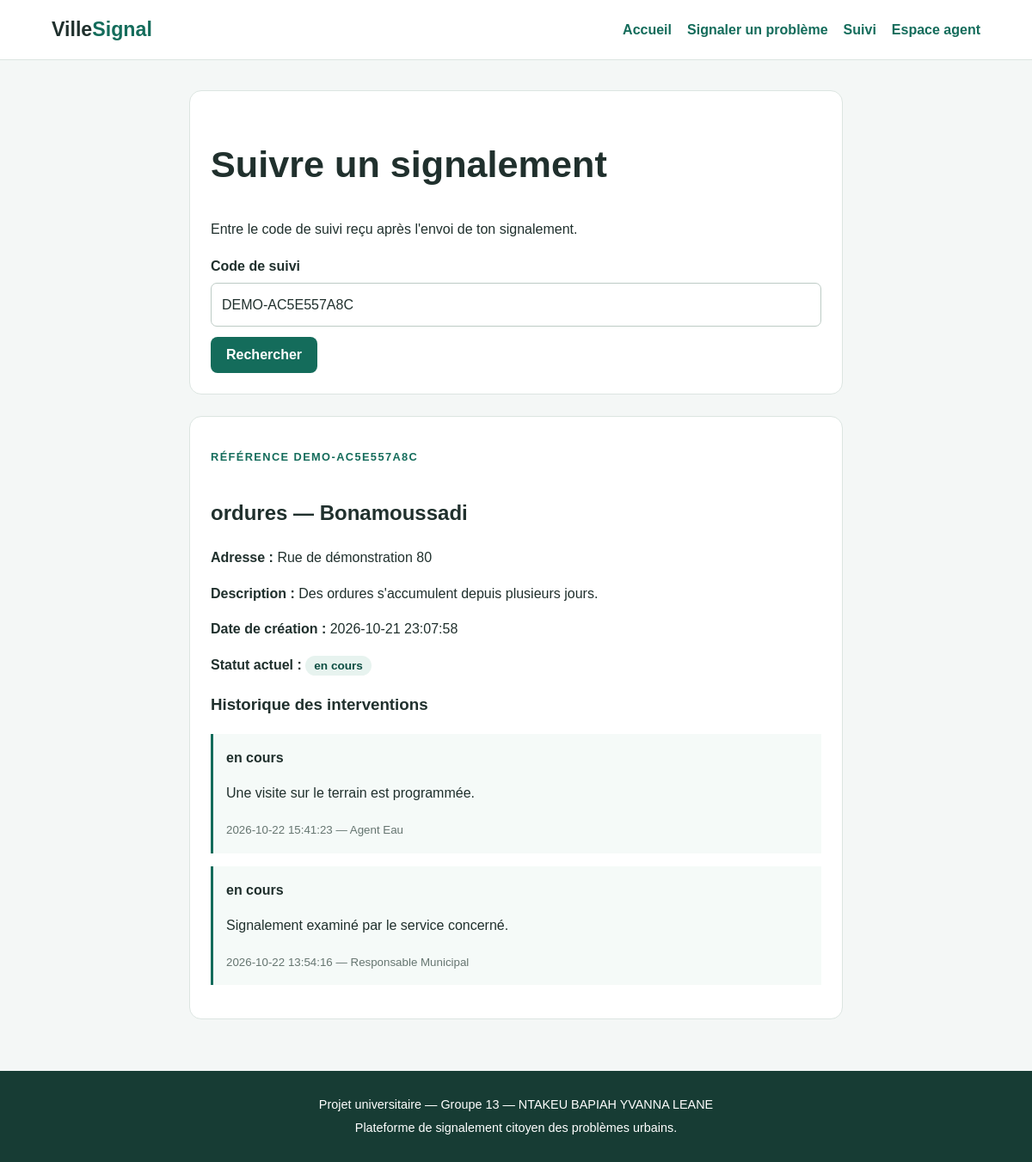
/suivi?code=DEMO-AC5E557A8C, run on the app's committed database.
### tables this page shows
CREATE TABLE signalements (
    id INTEGER PRIMARY KEY AUTOINCREMENT,
    categorie_id INTEGER NOT NULL,
    quartier_id INTEGER NOT NULL,
    description TEXT NOT NULL
        CHECK (length(trim(description)) >= 20),
    photo TEXT,
    adresse TEXT NOT NULL,
    telephone_citoyen TEXT NOT NULL,
    date_creation TEXT NOT NULL DEFAULT CURRENT_TIMESTAMP,
    statut TEXT NOT NULL DEFAULT 'nouveau'
        CHECK (statut IN ('nouveau', 'en cours', 'résolu', 'rejeté')),
    code_suivi TEXT NOT NULL UNIQUE,
    motif_rejet TEXT, latitude REAL, longitude REAL,

    FOREIGN KEY (categorie_id)
        REFERENCES categories(id),
    FOREIGN KEY (quartier_id)
        REFERENCES quartiers(id)
);

CREATE TABLE categories (
    id INTEGER PRIMARY KEY AUTOINCREMENT,
    nom TEXT NOT NULL UNIQUE,
    service_responsable TEXT NOT NULL
);

CREATE TABLE quartiers (
    id INTEGER PRIMARY KEY AUTOINCREMENT,
    nom TEXT NOT NULL UNIQUE
);

CREATE TABLE interventions (
    id INTEGER PRIMARY KEY AUTOINCREMENT,
    signalement_id INTEGER NOT NULL,
    agent_id INTEGER NOT NULL,
    date_intervention TEXT NOT NULL DEFAULT CURRENT_TIMESTAMP,
    commentaire TEXT NOT NULL,
    nouveau_statut TEXT NOT NULL
        CHECK (nouveau_statut IN ('nouveau', 'en cours', 'résolu', 'rejeté')),

    FOREIGN KEY (signalement_id)
        REFERENCES signalements(id) ON DELETE CASCADE,
    FOREIGN KEY (agent_id)
        REFERENCES agents(id)
);

CREATE TABLE agents (
    id INTEGER PRIMARY KEY AUTOINCREMENT,
    nom TEXT NOT NULL,
    service TEXT NOT NULL,
    login TEXT NOT NULL UNIQUE,
    mot_de_passe_hash TEXT NOT NULL,
    actif INTEGER NOT NULL DEFAULT 1
        CHECK (actif IN (0, 1))
);

### app.py (the view)
@app.route("/suivi", methods=["GET", "POST"])
def suivi():
    code = request.args.get("code", "").strip().upper()
    if request.method == "POST":
        code = request.form.get("code_suivi", "").strip().upper()
        if not code:
            flash("Entre ton code de suivi.", "warning")
            return redirect(url_for("suivi"))
        return redirect(url_for("suivi", code=code))
    signalement = None
    interventions = []
    if code:
        with get_db() as db:
            signalement = db.execute("""
                SELECT s.*, c.nom AS categorie, q.nom AS quartier
                FROM signalements s
                JOIN categories c ON c.id = s.categorie_id
                JOIN quartiers q ON q.id = s.quartier_id
                WHERE s.code_suivi = ?
            """, (code,)).fetchone()
            if signalement:
                interventions = db.execute("""
                    SELECT i.date_intervention, i.commentaire,
                           i.nouveau_statut, a.nom AS agent
                    FROM interventions i
                    JOIN agents a ON a.id = i.agent_id
                    WHERE i.signalement_id = ?
                    ORDER BY i.date_intervention DESC, i.id DESC
                """, (signalement["id"],)).fetchall()
        if not signalement:
            flash("Aucun signalement trouvé pour ce code.", "warning")
    return render_template(
        "suivi.html", signalement=signalement,
        interventions=interventions, code=code
    )

### app.py (called while the page is built)
def get_db():
    connexion = sqlite3.connect(DB_PATH)
    connexion.row_factory = sqlite3.Row
    connexion.execute("PRAGMA foreign_keys = ON")
    return connexion

### templates/suivi.html (shortened to what this page needs)
{% extends "base.html" %}
{% block content %}
<section class="form-card">
    <h1>Suivre un signalement</h1>
    <p>Entre le code de suivi reçu après l'envoi de ton signalement.</p>
    <form method="post" action="{{ url_for('suivi') }}">
        <label for="code_suivi">Code de suivi</label>
        <input id="code_suivi" name="code_suivi" value="{{ code }}" required placeholder="Ex. 7A2B9C3D4E5F">
        <button class="button" type="submit">Rechercher</button>
    </form>
</section>
{% if signalement %}
<section class="form-card">
    <p class="eyebrow">RÉFÉRENCE {{ signalement.code_suivi }}</p>
    <h2>{{ signalement.categorie }} — {{ signalement.quartier }}</h2>
    <p><strong>Adresse :</strong> {{ signalement.adresse }}</p>
    <p><strong>Description :</strong> {{ signalement.description }}</p>
    <p><strong>Date de création :</strong> {{ signalement.date_creation }}</p>
    <p><strong>Statut actuel :</strong> <span class="tag">{{ signalement.statut }}</span></p>
    <h3>Historique des interventions</h3>
    {% if interventions %}
        <div class="timeline">
        {% for i in interventions %}
            <article>
                <strong>{{ i.nouveau_statut }}</strong>
                <p>{{ i.commentaire }}</p>
                <small>{{ i.date_intervention }} — {{ i.agent }}</small>
            </article>
        {% endfor %}
        </div>
    {% else %}
        <p>Aucune intervention n'a encore été enregistrée.</p>
    {% endif %}
</section>
{% endif %}
{% endblock %}

### static/css/style.css (style rules this page uses)
:root { --primary: #146c5b; --primary-dark: #0d4e42; --background: #f4f7f6; --text: #20302d; --muted: #657570; --border: #dce5e1; --white: #ffffff; }
* { box-sizing: border-box; }
body { margin: 0; font-family: Arial, Helvetica, sans-serif; background: var(--background); color: var(--text); line-height: 1.6; }
.eyebrow { color: var(--primary); font-weight: 800; letter-spacing: 1.4px; font-size: 0.8rem; }
h1 { font-size: clamp(1.8rem, 4vw, 2.7rem); line-height: 1.2; }
h2 { margin-top: 35px; }
.button { display: inline-block; background: var(--primary); color: white; border: 0; border-radius: 8px; padding: 12px 18px; cursor: pointer; font-size: 1rem; font-weight: 700; margin-top: 12px; }
.stats article, .report-card, .form-card { background: var(--white); border: 1px solid var(--border); border-radius: 14px; padding: 24px; }
.stats article span, small { color: var(--muted); }
.tag, .status { background: #e7f3ef; color: var(--primary-dark); border-radius: 20px; padding: 4px 10px; font-size: 0.85rem; font-weight: 700; }
.form-card { max-width: 760px; margin: 0 auto 25px; }
form label { display: block; margin: 18px 0 6px; font-weight: 700; }
input, select, textarea { width: 100%; padding: 12px; border: 1px solid #bdcbc5; border-radius: 7px; background: white; color: var(--text); font: inherit; }
.timeline article { padding: 15px; border-left: 3px solid var(--primary); margin: 15px 0; background: #f5faf8; }

### data on the page
signalements: code_suivi "DEMO-AC5E557A8C", adresse "Rue de démonstration 80", description "Des ordures s'accumulent depuis plusieurs jours.", date_creation "2026-10-21 23:07:58", statut "en cours"
categories: categorie "ordures"
quartiers: quartier "Bonamoussadi"
interventions: nouveau_statut "en cours", commentaire "Une visite sur le terrain est programmée.", date_intervention "2026-10-22 15:41:23", agent "Agent Eau"
interventions: nouveau_statut "en cours", commentaire "Signalement examiné par le service concerné.", date_intervention "2026-10-22 13:54:16", agent "Responsable Municipal"
